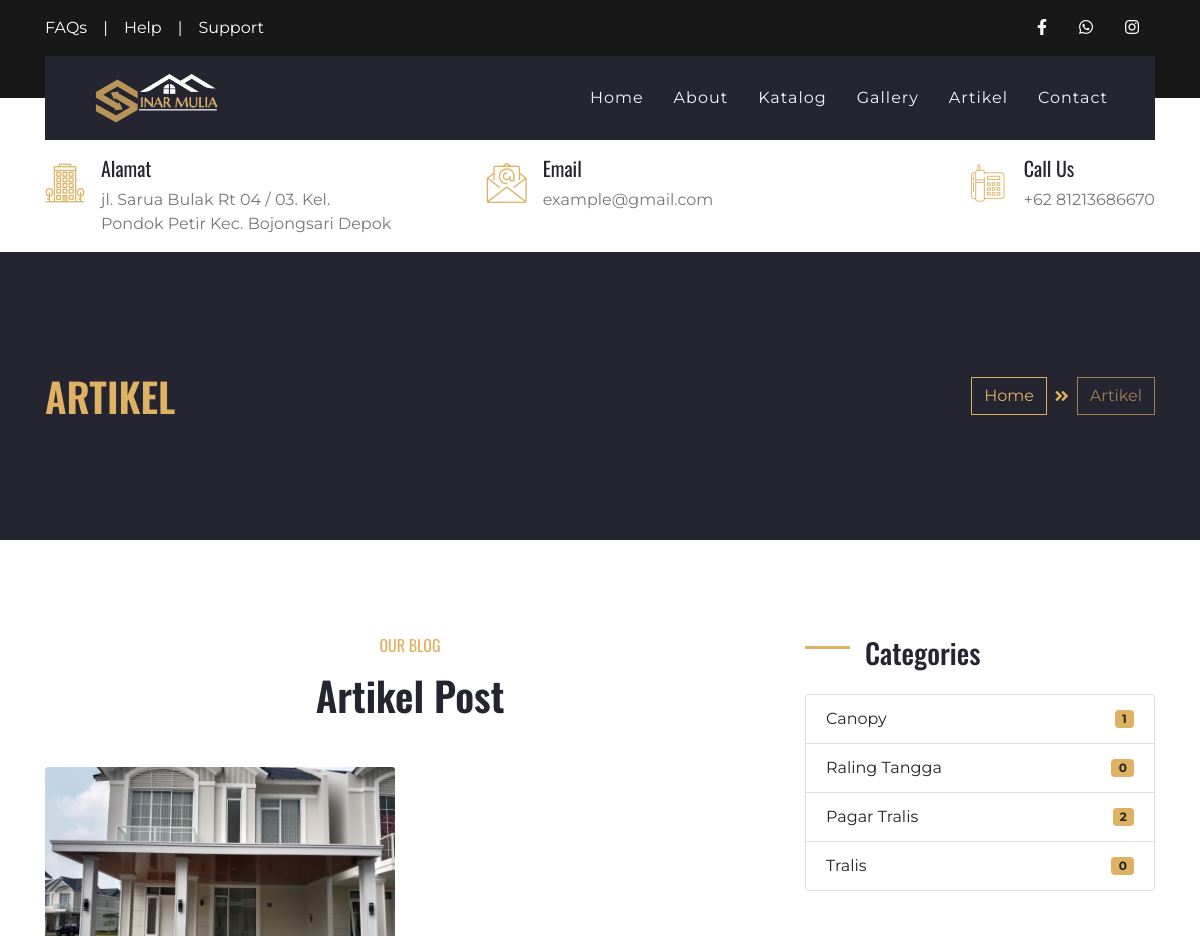
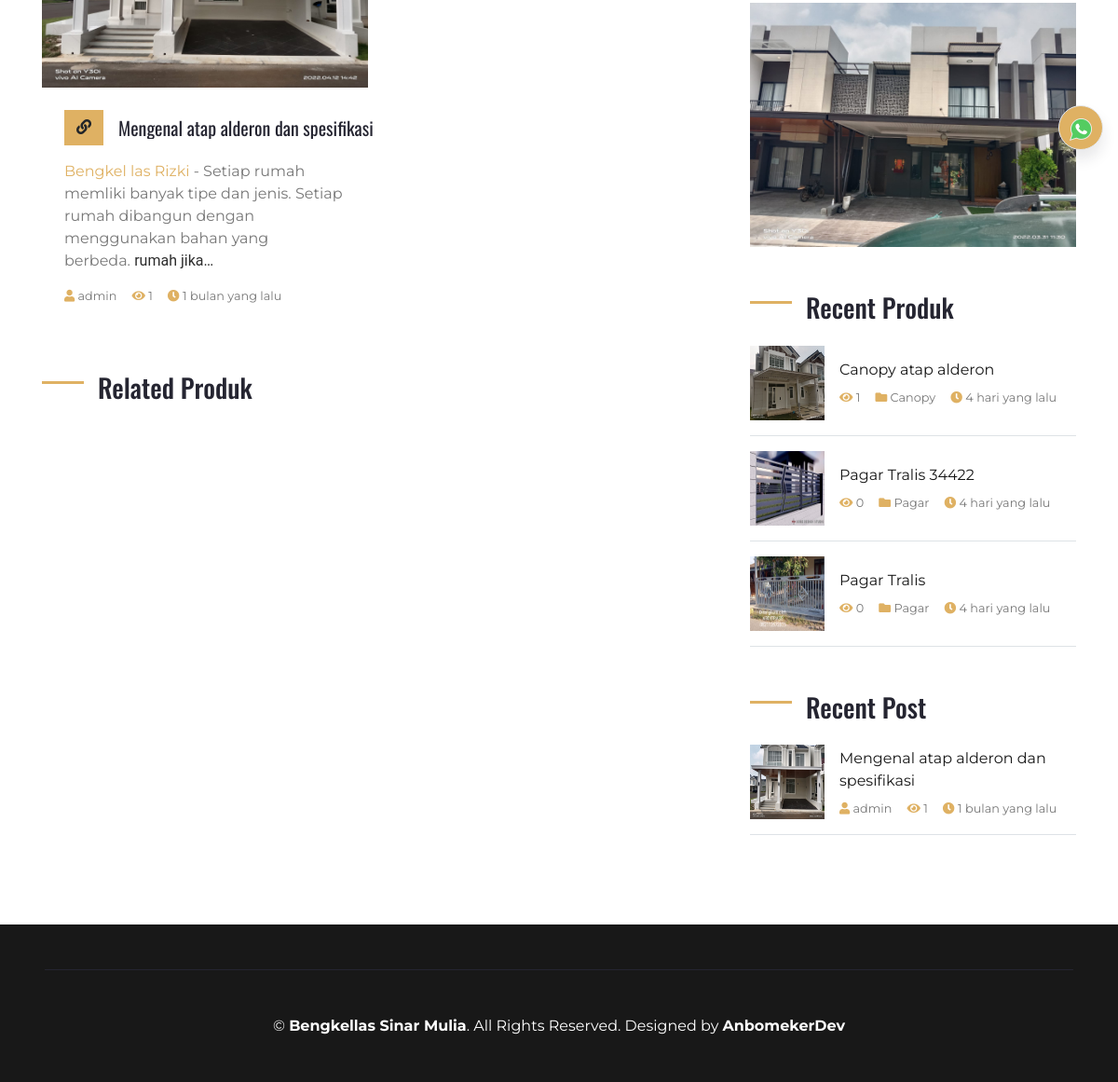
Page /index.php/artikel on the committed database (2 pictures, top to bottom).
### tables this page shows
CREATE TABLE `set_profil`  (
  `profil_id` int(11) NOT NULL AUTO_INCREMENT,
  `nama` varchar(50) NULL DEFAULT NULL,
  `alamat` varchar(100) NULL DEFAULT NULL,
  `deskripsi` text NULL,
  `logo` text NULL,
  `foto` text NULL,
  `kontak_id` int(11) NULL DEFAULT NULL,
  `company_name` varchar(50) NULL DEFAULT NULL,
  `web_url` text NULL,
  PRIMARY KEY (`profil_id`) USING BTREE
);

CREATE TABLE `artikel`  (
  `artikel_id` int(11) NOT NULL AUTO_INCREMENT,
  `judul_artikel` varchar(100) NULL DEFAULT NULL,
  `konten` longtext NULL,
  `slug` text NULL,
  `foto` text NULL,
  `link` text NULL,
  `date_post` datetime NULL DEFAULT NULL,
  `is_active` int(11) NULL DEFAULT NULL,
  `penerbit` varchar(50) NULL DEFAULT NULL,
  `visit` int(11) NULL DEFAULT NULL,
  `ip` varchar(100) NULL DEFAULT NULL,
  PRIMARY KEY (`artikel_id`) USING BTREE
);

CREATE TABLE `ref_produk`  (
  `produk_id` int(11) NOT NULL AUTO_INCREMENT,
  `nama_produk` varchar(100) NOT NULL,
  `kategori` varchar(30) NOT NULL,
  `deskripsi` text NOT NULL,
  `foto` varchar(100) NOT NULL,
  `date_post` datetime NOT NULL,
  `slug` varchar(100) NULL DEFAULT NULL,
  `harga` varchar(20) NULL DEFAULT NULL,
  `best` int(11) NULL DEFAULT NULL,
  PRIMARY KEY (`produk_id`) USING BTREE
);

### application/views/pages/right_v.php (the view, shortened to what the rows shown need)
<div class="col-lg-4 mt-5 mt-lg-0">
    <div class="mb-5">
        <img src="<?= base_url() ?>assets/upload/poto/<?= $foto ?>" alt="" class="img-fluid">
    </div>
    <div class="mb-5">
        <?php foreach ($produklimit as $produk) : ?>
            <?php $id = $produk->produk_id;
            $visitproduk  = $this->db->query("SELECT * FROM section_visit WHERE produk_id='" . $id . "'")->num_rows(); ?>
            <div class="d-flex align-items-center border-bottom mb-3 pb-3">
                <img class="img-fluid" src="<?= base_url() ?>assets/upload/gallery/<?= $produk->foto ?>" style="width: 80px; height: 80px;" alt="">
                <div class="d-flex flex-column pl-3">
                    <a class="text-dark mb-2" href="<?= base_url() ?>katalog/detailproduk/<?= $produk->slug ?>/<?= $produk->produk_id ?>"><?= $produk->nama_produk ?></a>
                    <div class="d-flex">
                        <small class="mr-3"><i class="fa fa-eye text-primary"></i> <?= $visitproduk ?></small>
                        <small class="mr-3"><i class="fa fa-folder text-primary"></i> <?= $produk->kategori ?></small>
                        <small class="mr-3"><i class="fa fa-clock text-primary"></i> <?= waktu_lalu($produk->date_post) ?></small>
                    </div>
                </div>
            </div>
        <?php endforeach ?>
    </div>
    <div class="mb-5">
        <?php foreach ($artikellimit as $art) : ?>
            <?php $id = $art->artikel_id;
            $visitart  = $this->db->query("SELECT * FROM section_visit WHERE artikel_id='" . $id . "'")->num_rows(); ?>
            <div class="d-flex align-items-center border-bottom mb-3 pb-3">
                <img class="img-fluid" src="<?= base_url() ?>assets/upload/artikel/<?= $art->foto ?>" style="width: 80px; height: 80px;" alt="">
                <div class="d-flex flex-column pl-3">
                    <a class="text-dark mb-2" href="<?= base_url() ?>artikel/single/<?= $art->slug ?>/<?= $art->artikel_id ?>"><?= $art->judul_artikel ?></a>
                    <div class="d-flex">
                        <small class="mr-3"><i class="fa fa-user text-primary"></i> <?= $art->penerbit ?></small>
                        <small class="mr-3"><i class="fa fa-eye text-primary"></i> <?= $visitart ?></small>
                        <small class="mr-3"><i class="fa fa-clock text-primary"></i> <?= waktu_lalu($art->date_post) ?></small>
                    </div>
                </div>
            </div>
        <?php endforeach ?>
    </div>
</div>

### application/views/layout/navbar.php (shortened to what the rows shown need)
<div class="container-fluid position-relative nav-bar p-0">
    <div class="container position-relative" style="z-index: 9;">
        <nav class="navbar navbar-expand-lg bg-secondary navbar-dark py-3 py-lg-0 pl-3 pl-lg-5">
            <a href="" class="navbar-brand">
                <img src="<?= base_url() ?>assets/upload/logo/<?= $logo ?>" alt="" height="50">
            </a>
        </nav>
    </div>
</div>
<div class="container-fluid bg-white py-3">
    <div class="container">
        <div class="row">
            <div class="col-lg-4 text-left mb-3 mb-lg-0">
                <div class="d-inline-flex text-left">
                    <h1 class="flaticon-office font-weight-normal text-primary m-0 mr-3"></h1>
                    <div class="d-flex flex-column">
                        <h5>Alamat</h5>
                        <p class="m-0"><?= $alamat ?></p>
                    </div>
                </div>
            </div>
            <div class="col-lg-4 text-left text-lg-center mb-3 mb-lg-0">
                <div class="d-inline-flex text-left">
                    <h1 class="flaticon-email font-weight-normal text-primary m-0 mr-3"></h1>
                </div>
            </div>
            <div class="col-lg-4 text-left text-lg-right mb-3 mb-lg-0">
                <div class="d-inline-flex text-left">
                    <h1 class="flaticon-telephone font-weight-normal text-primary m-0 mr-3"></h1>
                </div>
            </div>
        </div>
    </div>
</div>

### application/views/pages/artikel_v.php (shortened to what the rows shown need)
<?php
function waktu_lalu($timestamp)
{
    $selisih = time() - strtotime($timestamp);
    $detik = $selisih;
    $menit = round($selisih / 60);
    $jam = round($selisih / 3600);
    $hari = round($selisih / 86400);
    $minggu = round($selisih / 604800);
    $bulan = round($selisih / 2419200);
    $tahun = round($selisih / 29030400);
    if ($detik <= 60) {
        $waktu = $detik . ' detik yang lalu';
    } else if ($menit <= 60) {
        $waktu = $menit . ' menit yang lalu';
    } else if ($jam <= 24) {
        $waktu = $jam . ' jam yang lalu';
    } else if ($hari <= 7) {
        $waktu = $hari . ' hari yang lalu';
    } else if ($minggu <= 4) {
        $waktu = $minggu . ' minggu yang lalu';
    } else if ($bulan <= 12) {
        $waktu = $bulan . ' bulan yang lalu';
    } else {
        $waktu = $tahun . ' tahun yang lalu';
    }
    return $waktu;
}
?>
<div class="container-fluid bg-secondary py-5">
    <div class="container py-5">
        <div class="row align-items-center py-4">
            <div class="col-md-6 text-center text-md-left">
                <h1 class="mb-4 mb-md-0 text-primary text-uppercase">Artikel</h1>
            </div>
        </div>
    </div>
</div>
<div class="container py-5">
    <div class="row pt-5">
        <div class="col-lg-8">
            <div class="row justify-content-center">
                <div class="col-lg-6 col-md-8 col text-center mb-4">
                    <h1 class="mb-4">Artikel Post</h1>
                </div>
            </div>
            <div class="row pb-3">
                <?php foreach ($artikel as $blog) : ?>
                    <?php $text = $blog->konten;
                    $limitext = word_limiter($text, 30);
                    ?>
                    <?php $id = $blog->artikel_id;
                    $visitartikel = $this->db->query("SELECT * FROM section_visit WHERE artikel_id='" . $id . "'")->num_rows(); ?>
                    <div class="col-md-6 mb-4">
                        <div class="card border-0 mb-2">
                            <img class="card-img-top" src="<?= base_url() ?>assets/upload/artikel/<?= $blog->foto ?>" alt="">
                            <div class="card-body bg-white p-4">
                                <div class="d-flex align-items-center mb-3">
                                    <a class="btn btn-primary" href="<?= base_url() ?>artikel/single/<?= $blog->slug ?>/<?= $blog->artikel_id ?>"><i class="fa fa-link"></i></a>
                                    <a href="<?= base_url() ?>artikel/single/<?= $blog->slug ?>/<?= $blog->artikel_id ?>">
                                        <h5 class="m-0 ml-3 text-truncate"><?= $blog->judul_artikel ?></h5>
                                    </a>
                                </div>
                                <p><?= $limitext ?></p>
                                <div class="d-flex">
                                    <small class="mr-3"><i class="fa fa-user text-primary"></i> <?= $blog->penerbit ?></small>
                                    <small class="mr-3"><i class="fa fa-eye text-primary"></i> <?= $visitartikel ?></small>
                                    <small class="mr-3"><i class="fa fa-clock text-primary"></i> <?= waktu_lalu($blog->date_post) ?></small>
                                </div>
                            </div>
                        </div>
                    </div>
                <?php endforeach ?>
            </div>
        </div>
        <?php $this->load->view('pages/right_v') ?>
    </div>
</div>

### application/views/layout/footer.php (shortened to what the rows shown need)
<div class="container-fluid bg-dark text-white py-5 px-sm-3 px-md-5">
    <div class="container border-top border-secondary pt-5">
        <p class="m-0 text-center text-white">
            &copy; <a class="text-white font-weight-bold" href="#"><?= $perusahaan ?></a>. All Rights Reserved. Designed by
            <a class="text-white font-weight-bold" href="https://www.anamsaepul.site">AnbomekerDev</a>
        </p>
    </div>
</div>
</body>
</html>

### rows in the picture
set_profil: logo (picture), alamat "jl. Sarua Bulak Rt 04 / 03. Kel. Pondok Petir Kec. Bojongsari Depok", foto (picture), nama "Bengkellas Sinar Mulia"
artikel: foto (picture), judul_artikel "Mengenal atap alderon dan spesifikasi", konten "Bengkel las Rizki - Setiap rumah memliki banyak tipe dan jenis. Setiap rumah dibangun dengan menggunakan bahan yang berbeda. rumah jika…", penerbit "admin", visitartikel "1", date_post "1 bulan yang lalu", visitart "1"
ref_produk: foto (picture), nama_produk "Canopy atap alderon", visitproduk "1", kategori "Canopy", date_post "4 hari yang lalu"
ref_produk: foto (picture), nama_produk "Pagar Tralis 34422", visitproduk "0", kategori "Pagar", date_post "4 hari yang lalu"
ref_produk: foto (picture), nama_produk "Pagar Tralis", visitproduk "0", kategori "Pagar", date_post "4 hari yang lalu"

### other values in the picture
$email "example@gmail.com"
$telpon "81213686670"
$canopy "1"
$tangga "0"
$pagar "2"
$tralis "0"
